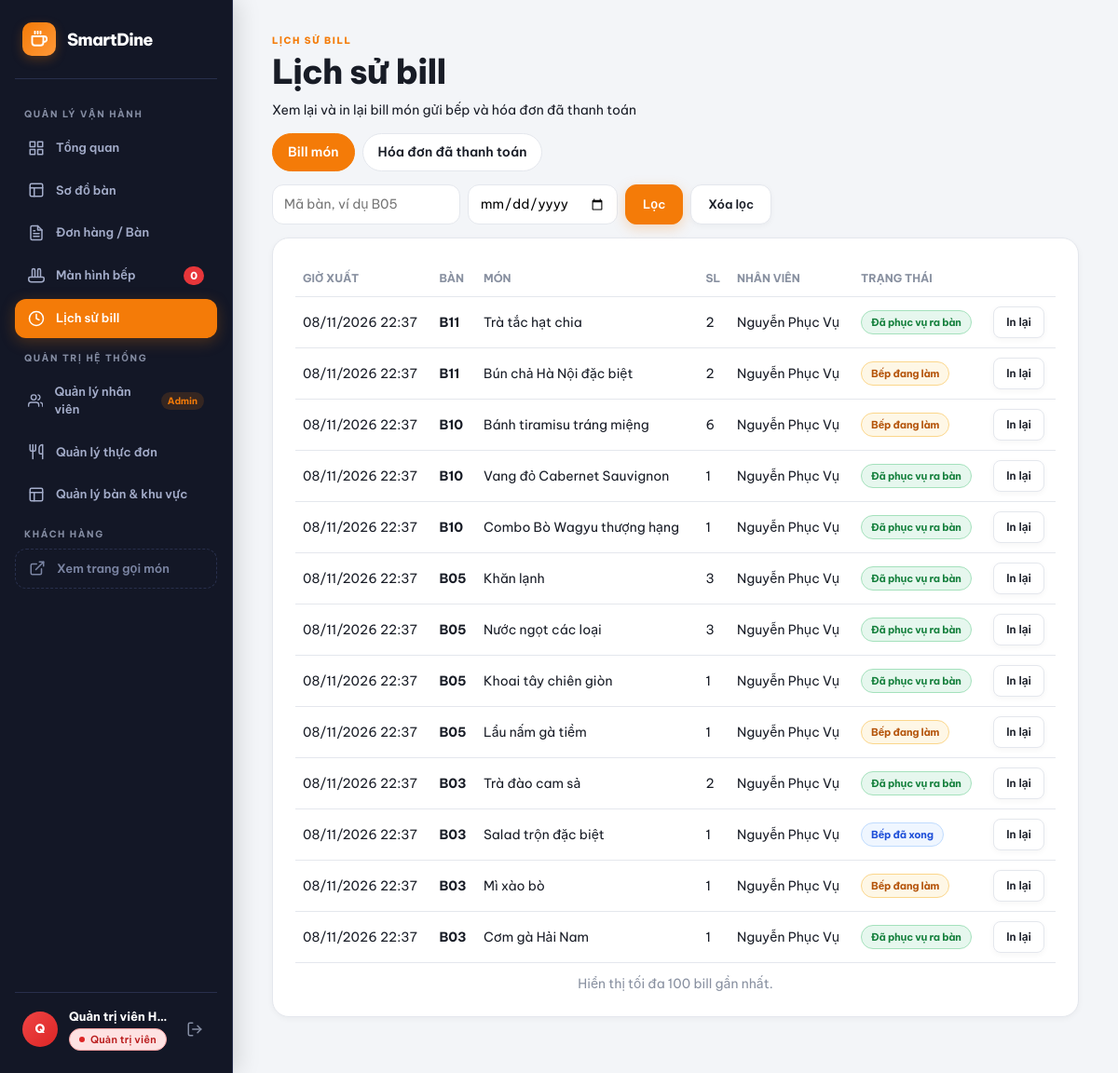
Page /index.php?page=bills (signed in) on the earlier database version.
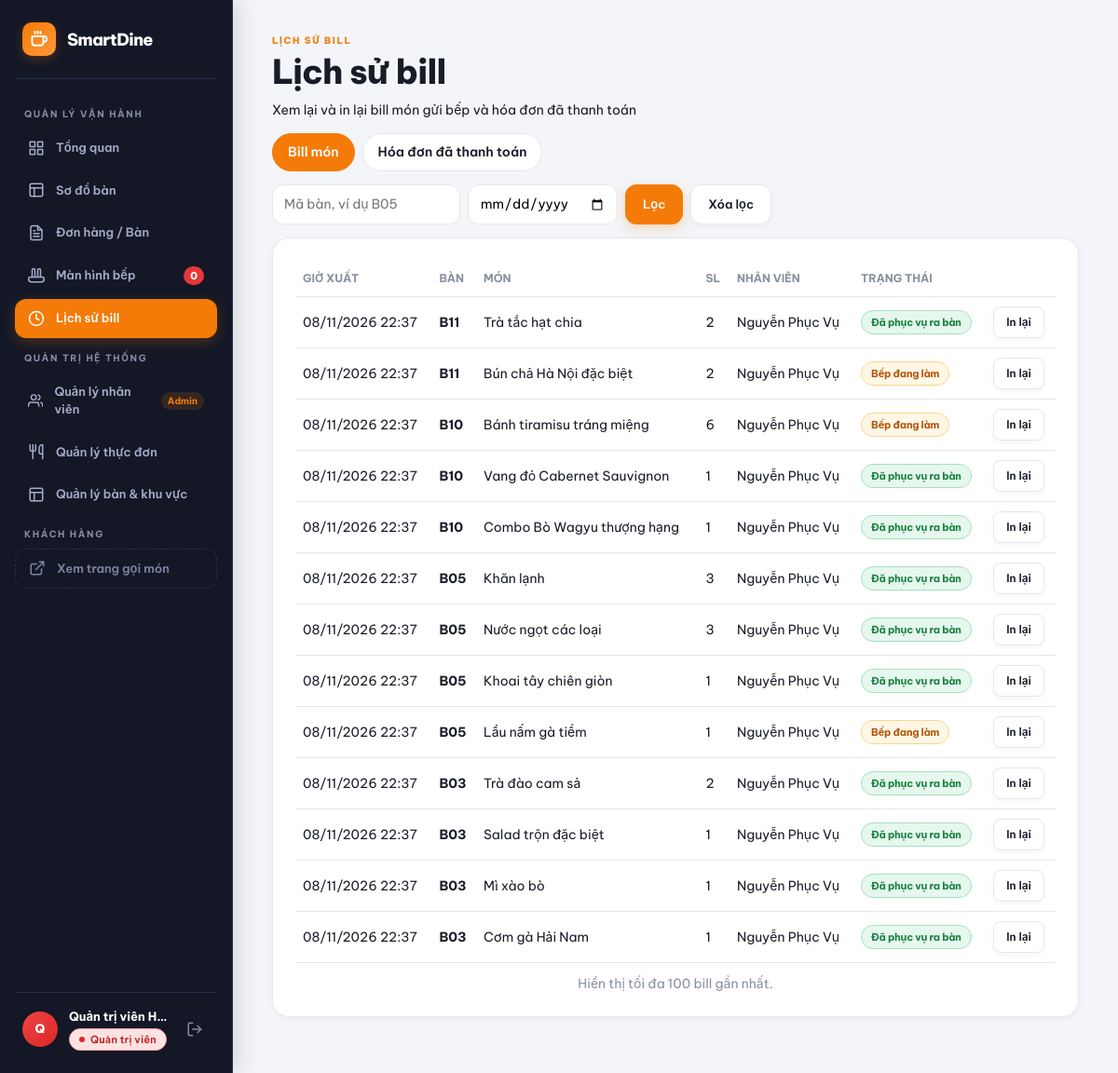
Same page on the later database version.
### tables this page shows
CREATE TABLE `order_items` (
  `id` int(11) NOT NULL AUTO_INCREMENT,
  `order_id` int(11) NOT NULL,
  `item_name` varchar(100) NOT NULL,
  `unit_price` int(11) NOT NULL,
  `qty` int(11) NOT NULL DEFAULT 1,
  `note` varchar(255) DEFAULT NULL,
  `status` enum('unsent','pending','cooking','done','served','cancelled') NOT NULL DEFAULT 'unsent',
  `sent_by` int(11) DEFAULT NULL,
  `sent_at` datetime DEFAULT NULL,
  `cancelled_at` datetime DEFAULT NULL,
  `created_at` datetime DEFAULT current_timestamp(),
  PRIMARY KEY (`id`),
  KEY `idx_items_order` (`order_id`),
  CONSTRAINT `fk_items_order` FOREIGN KEY (`order_id`) REFERENCES `orders` (`id`) ON DELETE CASCADE
);

CREATE TABLE `orders` (
  `id` int(11) NOT NULL AUTO_INCREMENT,
  `table_code` varchar(10) NOT NULL,
  `status` enum('open','paid') NOT NULL DEFAULT 'open',
  `created_at` datetime DEFAULT current_timestamp(),
  PRIMARY KEY (`id`),
  KEY `idx_orders_table` (`table_code`,`status`)
);

CREATE TABLE `users` (
  `id` int(11) NOT NULL AUTO_INCREMENT,
  `username` varchar(50) NOT NULL,
  `password` varchar(255) NOT NULL,
  `fullname` varchar(100) NOT NULL,
  `role` enum('admin','staff','kitchen') NOT NULL DEFAULT 'staff',
  `phone` varchar(20) DEFAULT NULL,
  `email` varchar(100) DEFAULT NULL,
  `status` enum('active','inactive') NOT NULL DEFAULT 'active',
  `last_login` datetime DEFAULT NULL,
  `created_at` datetime DEFAULT current_timestamp(),
  `updated_at` datetime DEFAULT current_timestamp() ON UPDATE current_timestamp(),
  PRIMARY KEY (`id`),
  UNIQUE KEY `username` (`username`),
  KEY `idx_role` (`role`),
  KEY `idx_status` (`status`),
  KEY `idx_username` (`username`)
);

### includes/http.php (called while the page is built, shortened)
<?php
function escapeHtml($value): string {
    return htmlspecialchars((string) $value, ENT_QUOTES, 'UTF-8');
}

### includes/bills.php (called while the page is built, shortened)
<?php
function normalizeBillDate(?string $date): string {
    return $date !== null && preg_match('/^\d{4}-\d{2}-\d{2}$/', $date) ? $date : '';
}
function fetchItemBills(PDO $pdo, string $tableCode, string $date): array {
    $where  = ['i.`sent_at` IS NOT NULL'];
    $params = [];
    $stmt = $pdo->prepare('
        SELECT i.`id`, i.`item_name`, i.`qty`, i.`note`, i.`status`, i.`sent_at`, o.`table_code`, u.`fullname`
        FROM `order_items` i
        JOIN `orders` o ON o.`id` = i.`order_id`
        LEFT JOIN `users` u ON u.`id` = i.`sent_by`
        WHERE ' . implode(' AND ', $where) . '
        ORDER BY i.`sent_at` DESC, i.`id` DESC
        LIMIT ' . BILLS_LIST_LIMIT);
    $stmt->execute($params);
    return array_map(static fn(array $row): array => [
        'id'        => (int) $row['id'],
        'table'     => $row['table_code'],
        'name'      => $row['item_name'],
        'qty'       => (int) $row['qty'],
        'note'      => (string) $row['note'],
        'status'    => $row['status'],
        'staff'     => $row['fullname'] ?? 'Không rõ',
        'sent_at'   => date('d/m/Y H:i', strtotime($row['sent_at'])),
    ], $stmt->fetchAll());
}

### pages/bills.php (the view, shortened to what this page needs)
<?php
require_once __DIR__ . '/../includes/bills.php';
require_once __DIR__ . '/../includes/http.php';
$canSeeInvoices = canRoleAccessPage(currentRole(), 'payment');
$tab            = ($_GET['tab'] ?? 'items') === 'invoices' && $canSeeInvoices ? 'invoices' : 'items';
$tableCode      = trim((string) ($_GET['table'] ?? ''));
$tableCode      = preg_match('/^[A-Za-z0-9]{1,10}$/', $tableCode) ? strtoupper($tableCode) : '';
$date           = normalizeBillDate($_GET['date'] ?? null);
$rows  = [];
try {
    $pdo  = getOrdersDb();
    $rows = $tab === 'items' ? fetchItemBills($pdo, $tableCode, $date) : fetchInvoiceList($pdo, $tableCode, $date);
} catch (RuntimeException | PDOException $e) {
    error_log('bills page: ' . $e->getMessage());
    $error = 'Không tải được lịch sử bill, vui lòng thử lại.';
}
$statusLabels = ORDER_ITEM_STATUSES;
?>
<section class="page-heading">
  <span class="eyebrow">LỊCH SỬ BILL</span>
  <h1>Lịch sử bill</h1>
  <p>Xem lại và in lại bill món gửi bếp<?= $canSeeInvoices ? ' và hóa đơn đã thanh toán' : '' ?></p>
</section>
<div class="bills-tabs">
  <a class="<?= $tab === 'items' ? 'active' : '' ?>" href="index.php?page=bills&tab=items">Bill món</a>
  <?php if ($canSeeInvoices): ?>
    <a class="<?= $tab === 'invoices' ? 'active' : '' ?>" href="index.php?page=bills&tab=invoices">Hóa đơn đã thanh toán</a>
  <?php endif; ?>
</div>
<form class="bills-filter" method="get" action="index.php">
  <input type="text" name="table" value="<?= escapeHtml($tableCode) ?>" placeholder="Mã bàn, ví dụ B05" maxlength="10" aria-label="Mã bàn">
  <input type="date" name="date" value="<?= escapeHtml($date) ?>" aria-label="Ngày">
  <button class="btn" type="submit">Lọc</button>
  <a class="btn btn-outline" href="index.php?page=bills&tab=<?= escapeHtml($tab) ?>">Xóa lọc</a>
</form>
<section class="panel bills-panel">
  <?php if ($rows === []): ?>
    <p class="muted bills-empty">Chưa có bill nào khớp bộ lọc.</p>
  <?php elseif ($tab === 'items'): ?>
    <table class="bills-table">
      <thead><tr><th>Giờ xuất</th><th>Bàn</th><th>Món</th><th>SL</th><th>Nhân viên</th><th>Trạng thái</th><th></th></tr></thead>
      <tbody>
        <?php foreach ($rows as $row): ?>
          <tr>
            <td><?= escapeHtml($row['sent_at']) ?></td>
            <td><b><?= escapeHtml($row['table']) ?></b></td>
            <td><?= escapeHtml($row['name']) ?><?= $row['note'] !== '' ? '<small class="bills-note">' . escapeHtml($row['note']) . '</small>' : '' ?></td>
            <td><?= $row['qty'] ?></td>
            <td><?= escapeHtml($row['staff']) ?></td>
            <td><span class="status status-<?= escapeHtml($statusLabels[$row['status']]['class']) ?>"><?= escapeHtml($statusLabels[$row['status']]['label']) ?></span></td>
            <td>
              <?php if ($row['status'] !== 'cancelled'): ?>
                <button class="btn btn-small btn-outline" type="button" data-bill-print="<?= $row['id'] ?>">In lại</button>
              <?php endif; ?>
            </td>
          </tr>
        <?php endforeach; ?>
      </tbody>
    </table>
  <?php endif; ?>
  <p class="muted bills-limit">Hiển thị tối đa <?= BILLS_LIST_LIMIT ?> bill gần nhất.</p>
</section>

Differences in the rows shown:
changed order_items "Salad trộn đặc biệt": status "Bếp đã xong" → "Đã phục vụ ra bàn"
changed order_items "Mì xào bò": status "Bếp đang làm" → "Đã phục vụ ra bàn"
